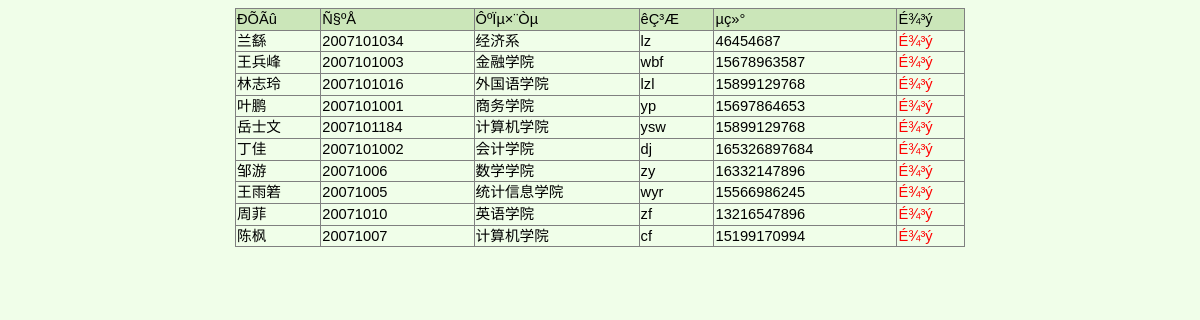
Screenshot of /admin/user_list.php (signed in) with the database file from the repository.
### tables this page shows
CREATE TABLE `hyinfor` (
  `hy_id` int(11) NOT NULL auto_increment,
  `hy_name` varchar(50) default NULL,
  `hy_sex` varchar(50) default NULL,
  `hy_phone` varchar(50) default NULL,
  `hy_address` varchar(50) default NULL,
  `hy_zy` varchar(50) default NULL,
  `hy_date` date default NULL,
  `hy_birthday` date default NULL,
  `hy_jl` longtext,
  `hy_number` varchar(50) default NULL,
  `hy_nch` varchar(50) default NULL,
  `hy_pwd` varchar(50) default NULL,
  `hy_zhw` varchar(50) default NULL,
  `hy_st` longtext,
  `hy_email` varchar(50) default NULL,
  PRIMARY KEY  (`hy_id`)
);

### admin/user_list.php (the view, shortened to what this page needs)
<html>
<head>
</head>
<table width="730"  align="center" border="1" cellspacing="0" >
  <tr bgcolor="#cbe6b9">
    <td>ÐÕÃû</td>
    <td>Ñ§ºÅ</td>
    <td>ÔºÏµ×¨Òµ</td>
    <td>êÇ³Æ</td>
    <td>µç»°</td>
	<td>É¾³ý</td>
  </tr>
 <?php
 $sql="SELECT * FROM hyinfor ";
 $res=mysql_query($sql);
 while($data=mysql_fetch_array($res))
{
 ?>  <tr >
    <td><?php echo $data["hy_name"]?></td>
    <td><?php echo $data["hy_number"]?></td>
    <td><?php echo $data["hy_zy"]?></td>
    <td><?php echo $data["hy_nch"]?></td>
    <td><?php echo $data["hy_phone"]?></td>
   <td><a href=hy_Del.php?hy_id=<?php echo $data["hy_id"]?>>É¾³ý</a></td>
  </tr>
  <?php
}
?>
</table>
<br>
</body>
</html>

### admin/all.css (style rules this page uses)
td { font-family: "Verdana", "Arial", "Helvetica", "sans-serif"; font-size: 11pt; line-height: 14pt; color: #000000 }
a:link { font-family: "Verdana", "Arial", "Helvetica", "sans-serif"; font-size: 11pt; color:#FF0000; text-decoration: none; line-height: 14pt }
table { border-collapse:collapse; }

### rows the page displays
hyinfor: hy_name "兰繇", hy_number "2007101034", hy_zy "经济系", hy_nch "lz", hy_phone "46454687"
hyinfor: hy_name "王兵峰", hy_number "2007101003", hy_zy "金融学院", hy_nch "wbf", hy_phone "15678963587"
hyinfor: hy_name "林志玲", hy_number "2007101016", hy_zy "外国语学院", hy_nch "lzl", hy_phone "15899129768"
hyinfor: hy_name "叶鹏", hy_number "2007101001", hy_zy "商务学院", hy_nch "yp", hy_phone "15697864653"
hyinfor: hy_name "岳士文", hy_number "2007101184", hy_zy "计算机学院", hy_nch "ysw", hy_phone "15899129768"
hyinfor: hy_name "丁佳", hy_number "2007101002", hy_zy "会计学院", hy_nch "dj", hy_phone "165326897684"
hyinfor: hy_name "邹游", hy_number "20071006", hy_zy "数学学院", hy_nch "zy", hy_phone "16332147896"
hyinfor: hy_name "王雨箬", hy_number "20071005", hy_zy "统计信息学院", hy_nch "wyr", hy_phone "15566986245"
hyinfor: hy_name "周菲", hy_number "20071010", hy_zy "英语学院", hy_nch "zf", hy_phone "13216547896"
hyinfor: hy_name "陈枫", hy_number "20071007", hy_zy "计算机学院", hy_nch "cf", hy_phone "15199170994"
